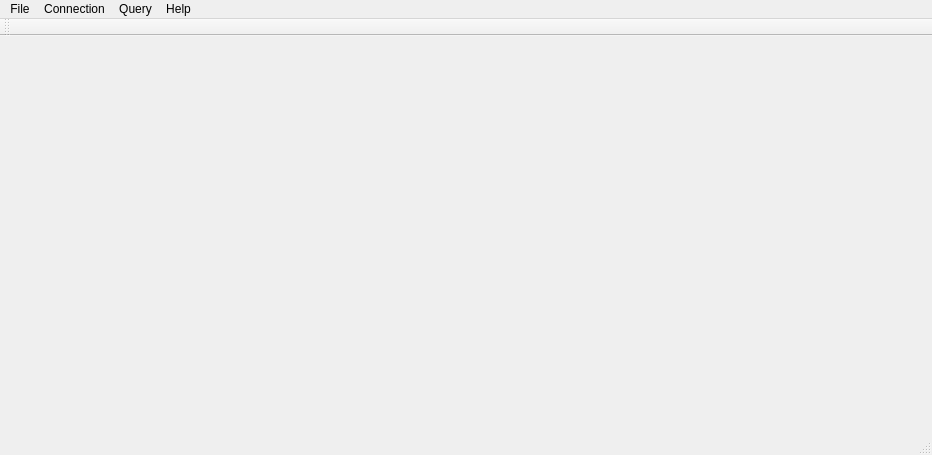
<?xml version="1.0" encoding="UTF-8"?>
<ui version="4.0">
 <class>MainWin</class>
 <widget class="QMainWindow" name="MainWin">
  <property name="geometry">
   <rect>
    <x>0</x>
    <y>0</y>
    <width>932</width>
    <height>455</height>
   </rect>
  </property>
  <property name="windowTitle">
   <string>InfluxWokBench 1.0</string>
  </property>
  <widget class="QWidget" name="centralWidget"/>
  <widget class="QMenuBar" name="menuBar">
   <property name="geometry">
    <rect>
     <x>0</x>
     <y>0</y>
     <width>932</width>
     <height>26</height>
    </rect>
   </property>
   <widget class="QMenu" name="menufile">
    <property name="title">
     <string>File</string>
    </property>
    <addaction name="actExit"/>
   </widget>
   <widget class="QMenu" name="menuConnect">
    <property name="title">
     <string>Connection</string>
    </property>
    <addaction name="actRefresh"/>
    <addaction name="actManage"/>
   </widget>
   <widget class="QMenu" name="menuQuery">
    <property name="title">
     <string>Query</string>
    </property>
    <addaction name="actNewQuery"/>
    <addaction name="actRun"/>
    <addaction name="actShow"/>
   </widget>
   <widget class="QMenu" name="menuhelp">
    <property name="title">
     <string>Help</string>
    </property>
    <addaction name="actAbout"/>
   </widget>
   <addaction name="menufile"/>
   <addaction name="menuConnect"/>
   <addaction name="menuQuery"/>
   <addaction name="menuhelp"/>
  </widget>
  <widget class="QToolBar" name="mainToolBar">
   <attribute name="toolBarArea">
    <enum>TopToolBarArea</enum>
   </attribute>
   <attribute name="toolBarBreak">
    <bool>false</bool>
   </attribute>
  </widget>
  <widget class="QStatusBar" name="statusBar"/>
  <action name="actExit">
   <property name="text">
    <string>Exit</string>
   </property>
  </action>
  <action name="actionmanage">
   <property name="text">
    <string>Manage</string>
   </property>
  </action>
  <action name="actRefresh">
   <property name="text">
    <string>Refresh</string>
   </property>
  </action>
  <action name="actNewQuery">
   <property name="text">
    <string>New Query</string>
   </property>
  </action>
  <action name="actRun">
   <property name="text">
    <string>Run</string>
   </property>
  </action>
  <action name="actShow">
   <property name="text">
    <string>Show Queries</string>
   </property>
  </action>
  <action name="actAbout">
   <property name="text">
    <string>About</string>
   </property>
  </action>
  <action name="actManage">
   <property name="text">
    <string>Manage</string>
   </property>
  </action>
 </widget>
 <layoutdefault spacing="6" margin="11"/>
 <resources/>
 <connections/>
</ui>
